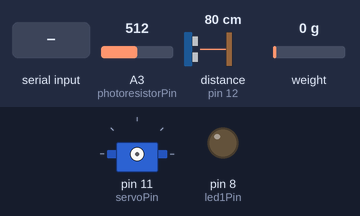
The sketch below on a simulated Arduino Uno, built with avr-gcc and run on an emulated ATmega328P. Shown: servo, output pins drawn as LEDs (lit = HIGH). The inputs (shaded band) are chosen by the test bench; at power-on: weight on the scale 0 g, A3 (photoresistorPin) = 512, distance to the obstacle (sensor on pin 12) 80 cm. The echo pulse lasts 58.3 µs per cm; pins used as bus, display or sensor lines are not drawn; what the sketch prints to the serial monitor is not drawn.

Above: at 0.8 s.
0.9 s: "1" received over Serial
3.4 s: "0" received over Serial
At 5.7 s:
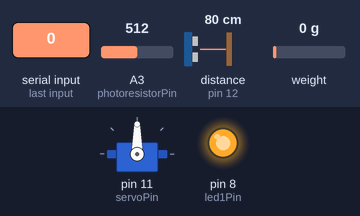
6.4 s: weight on the scale set to 2 g
At 8.1 s:
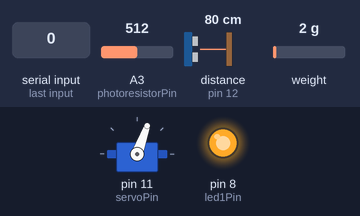
8.4 s: weight on the scale set to 100 g
Timing chart, 0 to 10.9 s (numbered marks = the images above; inputs shaded):
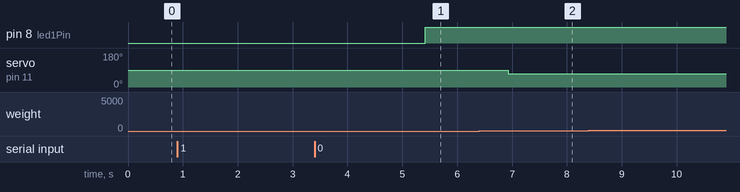

The sketch:

pet_feeder.ino
```cpp
#include "HX711.h"
#include <Servo.h> // Biblioteca pentru servo

// Definire pini HX711
const int LOADCELL_DOUT_PIN = A1;
const int LOADCELL_SCK_PIN = A0;

// Definire pin fotorezistor
const int photoresistorPin = A3;

// Definire pini LED-uri
const int led1Pin = 8;

// Senzor distanta
const int trigPin = 13;  // Pinul Trig
const int echoPin = 12;  // Pinul Echo

// Servo
Servo motorServo; // Obiect pentru servo
const int servoPin = 11; // Pinul PWM la care este conectat servo-ul

// Creare obiect HX711
HX711 scale;

// Factor de calibrare (valoare inițială ajustabilă)
float calibration_factor = -7050;

bool calibrareFinalizata = false;

void setup() {
  Serial.begin(9600);
  if (!calibrareFinalizata) {
    Serial.println("HX711 Demo");
    Serial.println("------------------");

    // Inițializare HX711
    scale.begin(LOADCELL_DOUT_PIN, LOADCELL_SCK_PIN);
    if (!scale.is_ready()) {
      Serial.println("Eroare: HX711 nu este gata. Verifică conexiunile!");
      while (1); // Stop execuția
    }

    // Resetare la zero
    Serial.println("Golește cântarul, apoi apasă o tastă pentru a continua.");
    waitForUserInput();
    scale.tare();

    Serial.println("Cântarul a fost resetat la zero.");

    // Calibrare manuală
    Serial.println("Pune 1000 grame pe cântar, apoi apasă o tastă pentru a continua.");
    waitForUserInput();
    float raw_units = scale.get_units(10);
    calibration_factor = raw_units / 1000.0;
    scale.set_scale(calibration_factor);

    Serial.print("Calibrare completă. Factor de calibrare: ");
    Serial.println(calibration_factor);

    calibrareFinalizata = true; // Setează flag-ul pentru calibrare

   pinMode(trigPin, OUTPUT); // Setăm pinul Trig ca OUTPUT
   pinMode(echoPin, INPUT); // Setăm pinul Echo ca INPUT
   Serial.println("Senzor dist gata!");
  }

  // Continuă inițializarea
  pinMode(led1Pin, OUTPUT);
  //initializareSenzor();
  motorServo.attach(servoPin);
    Serial.println("Servo gata!");
}

void loop() {
  // Citire greutate
  float weight = scale.get_units(10);
  Serial.print("Greutate: ");
  Serial.print(weight);
  Serial.println(" grame");

  // Citire valoare fotorezistor
  int lightLevel = analogRead(photoresistorPin);
  Serial.print("Nivelul de lumină: ");
  Serial.println(lightLevel);

  // Control LED-uri în funcție de luminozitate
  controlLEDs(lightLevel);

  // Afisare distanta
  float distanta = masoaraDistanta(); // Apelăm funcția de măsurare a distanței
  afiseazaDistanta(distanta); // Afișăm distanța

  // Servo
  if(distanta < 10 && weight < 20) {
    motorServo.write(100);
  } else if (weight >= 20) {
    motorServo.write(70);
  }

  delay(500);
}

// Funcție pentru controlul LED-urilor în funcție de nivelul de lumină
void controlLEDs(int lightLevel) {
  if (lightLevel > 600) { // Luminozitate ridicată
    digitalWrite(led1Pin, LOW); // LED-uri stinse
  } else { // Luminozitate scăzută
    digitalWrite(led1Pin, HIGH); // LED-uri aprinse
  }
}

// Funcție pentru așteptarea inputului utilizatorului
void waitForUserInput() {
  while (Serial.available() > 0) { // Curăță buffer-ul serial
    Serial.read();
  }
  while (!Serial.available()) { // Așteaptă o tastă
    delay(10);
  }
  while (Serial.available() > 0) { // Asigură-te că buffer-ul este din nou curat
    Serial.read();
  }
}


/*void initializareSenzor() {
  pinMode(trigPin, OUTPUT); // Setăm pinul Trig ca OUTPUT
  pinMode(echoPin, INPUT); // Setăm pinul Echo ca INPUT
  Serial.println("Senzor gata!");
}*/

// Funcții senzor distanță
float masoaraDistanta() {
  // Trimit un impuls de 10µs către Trig
  digitalWrite(trigPin, LOW);
  delayMicroseconds(2);
  digitalWrite(trigPin, HIGH);
  delayMicroseconds(10);
  digitalWrite(trigPin, LOW);

  // Citim durata semnalului de pe Echo (în microsecunde)
  long durata = pulseIn(echoPin, HIGH);

  // Calculăm distanța în centimetri
  float distanta = durata * 0.034 / 2;
  return distanta; // Returnăm distanța calculată
}

// Funcție pentru afișarea distanței
void afiseazaDistanta(float distanta) {
  Serial.print("Distanța: ");
  Serial.print(distanta);
  Serial.println(" cm");
}
```

Measured:
- the behaviour switches between 0 and 1 g on weight on the scale (found by bisection; images 1 and 2)
- after the input at 0.9 s, every drawn part: stays the same
- after the input at 3.4 s, pin 8 (led1Pin): LOW → HIGH after 2.0 s
- after the input at 6.4 s, servo on pin 11 (servoPin): 90° → 70° after 0.53 s
- after the input at 8.4 s, every drawn part: stays the same
